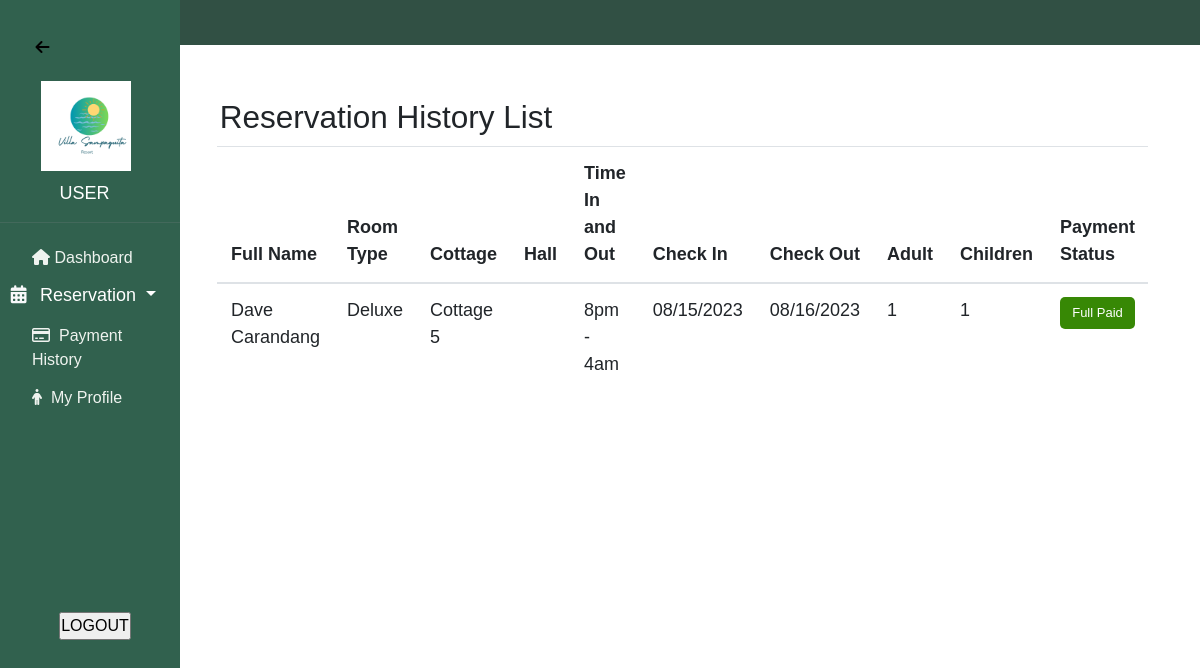
The app's page /userview/reservation_history.php (signed in) with its own data.
### tables this page shows
CREATE TABLE `reservation` (
  `reservation_Id` int(11) NOT NULL,
  `people_Id` int(11) NOT NULL,
  `name` varchar(255) NOT NULL,
  `email` varchar(255) NOT NULL,
  `number` int(11) NOT NULL,
  `room_Id` varchar(250) NOT NULL,
  `cottage_Id` varchar(250) NOT NULL,
  `hall_Id` varchar(250) NOT NULL,
  `timeInOut` varchar(250) NOT NULL,
  `dateIn` varchar(250) NOT NULL,
  `dateOut` varchar(250) NOT NULL,
  `adult` varchar(250) NOT NULL,
  `children` varchar(250) NOT NULL,
  `reservationStatus` varchar(250) NOT NULL,
  `payment_status` varchar(250) NOT NULL,
  `dateCreated` varchar(250) NOT NULL,
  `code` varchar(250) NOT NULL,
  `downCheckOut` varchar(250) NOT NULL
);

CREATE TABLE `room` (
  `room_Id` int(11) NOT NULL,
  `title` varchar(255) NOT NULL,
  `Category` varchar(255) NOT NULL,
  `Description` varchar(255) NOT NULL,
  `Amenities` varchar(250) NOT NULL,
  `Price` int(11) NOT NULL,
  `Discount` int(11) NOT NULL,
  `Capacity` varchar(255) NOT NULL,
  `Status` varchar(255) NOT NULL,
  `name` varchar(250) NOT NULL,
  `image_dir` varchar(250) NOT NULL
);

CREATE TABLE `cottage` (
  `cottage_Id` int(11) NOT NULL,
  `title` varchar(250) NOT NULL,
  `Category` varchar(250) NOT NULL,
  `Description` varchar(250) NOT NULL,
  `Amenities` varchar(250) NOT NULL,
  `Price` varchar(250) NOT NULL,
  `Discount` varchar(250) NOT NULL,
  `Capacity` varchar(250) NOT NULL,
  `Status` varchar(250) NOT NULL,
  `name` varchar(250) NOT NULL,
  `image_dir` varchar(250) NOT NULL
);

### userview/reservation_history.php (the view, shortened to what this page needs)
<?php
include ('../database/connect.php');
$peopleId = $_SESSION['peopleId'];
?>
<!DOCTYPE html>
<html>
<head>
  <head>
        <link rel="stylesheet" href="https://cdn.jsdelivr.net/npm/bootstrap@4.0.0/dist/css/bootstrap.min.css">
        <link rel="stylesheet" href="https://cdnjs.cloudflare.com/ajax/libs/font-awesome/4.7.0/css/font-awesome.min.css">
        <link rel="stylesheet" href="../admin_dashboard/home.css"></link>
        <link rel="stylesheet" href="https://ajax.googleapis.com/ajax/libs/jqueryui/1.12.1/themes/smoothness/jquery-ui.css">
        <link rel="stylesheet" href="//code.jquery.com/ui/1.12.1/themes/base/jquery-ui.css">
  </head>
</head>
<body style="overflow-x: hidden;">
        <?php
            include "../user_dashboard/header.php";
            include "../user_dashboard/sidebar.php";
        ?>
<div class="row ml-5">
    <div class="col-md-1 ">
    </div>
  <div class="col-md-11  ">
  <div class="d-flex justify-content: center; align-items: center ">
    <h3 class="ml-5 mt-5">Reservation History List</h3>
  </div>
  <table class="table table-responsive" id="" style="margin: 0 auto; width: 90%; ">
        <thead>
        <tr >
            <th>Full Name</th>
            <th>Room Type</th>
            <th>Cottage</th>
            <th>Hall</th>
            <th>Time In and Out</th>
            <th>Check In</th>
            <th>Check Out</th>
            <th>Adult</th>
            <th>Children</th>
            <th>Payment Status</th>
        </tr>
        </thead>
        <tbody>
            <?php
            $sql = "SELECT r.reservation_Id, r.people_Id, r.name, r.email, r.number, r.room_Id, r.cottage_Id, r.hall_Id, r.timeInOut, r.dateIn, r.dateOut, r.adult, r.children, r.reservationStatus, r.payment_status, r.dateCreated, r.code, p.people_Id, p.address, t.Category, t.Price, t.Discount, c.title, c.Price as cottagePrice, c.Discount as cottageDiscount, h.title as hallTitle, h.Price as hallPrice, h.Discount as hallDiscount FROM reservation r INNER JOIN people p ON r.people_Id = p.people_Id INNER JOIN room t ON r.room_Id = t.room_Id LEFT JOIN cottage c ON r.cottage_Id = c.cottage_Id LEFT JOIN hall h ON r.hall_Id = h.hall_Id WHERE r.people_Id = '$peopleId' AND reservationStatus='Successed' ORDER BY r.reservation_Id DESC";
            $result = $conn->query($sql);
            ?>
            <?php if($result->num_rows > 0){?>
                <?php while($rows = $result->fetch_assoc()){?>
            <tr>
                <td><?php echo $rows['name'];?></td>
                <td><?php echo $rows['Category'];?></td>
                <td><?php echo $rows['title'];?></td>
                <td><?php echo $rows['hallTitle'];?></td>
                <td><?php echo $rows['timeInOut'];?></td>
                <td><?php echo $rows['dateIn'];?></td>
                <td><?php echo $rows['dateOut'];?></td>
                <td><?php echo $rows['adult'];?></td>
                <td><?php echo $rows['children'];?></td>
                <td>
                  <div class="" style="text-align: center; font-size: 13px; padding: 6px 12px; background: #378805; color: white; border-radius: 5px;">
                    <?php echo $rows['payment_status'];?>
                  </div>
                </td>
            </tr>
                <?php } ?>
            <?php } ?>
            </tbody>
    </table>
  </div>
</div>
</body>
</html>

### admin_dashboard/home.css (style rules this page uses)
* { margin: 0; padding: 0; font-family: 'italic', sans-serif; font-size: 18px; }

### records on screen
reservation: name "Dave Carandang", room_Id.Category "Deluxe", cottage_Id.title "Cottage 5", timeInOut "8pm - 4am", dateIn "08/15/2023", dateOut "08/16/2023", adult "1", children "1", payment_status "Full Paid"
